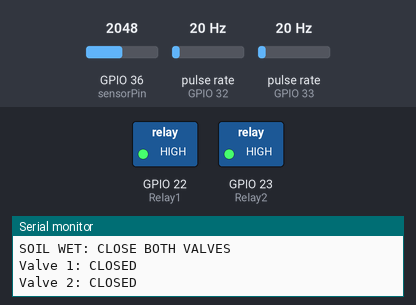
A sketch run on a simulated ESP32. Shown: switched loads named in the sketch (green lamp = pin HIGH), the last lines printed to the serial monitor. Wiring (inferred from the names in the program): 2 × pulse sensor: data GPIO 32 / data GPIO 33. The inputs (shaded band) are chosen by the test bench; at power-on: GPIO 36 (sensorPin) = 2048, pulse rate (sensors on GPIO 32, GPIO 33) 20 Hz (analog values on the 0–4095 scale). WiFi joins after 1.5 s; servers stay silent unless stated; uploads are accepted with an empty reply.

Above: at 2.8 s.
2.9 s: GPIO 36 (sensorPin) set to 2452
5.3 s: GPIO 36 (sensorPin) set to 2567
At 6.9 s:
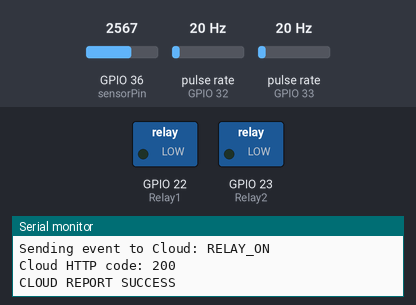
Timing chart, 0 to 8.4 s (numbered marks = the images above; inputs shaded):
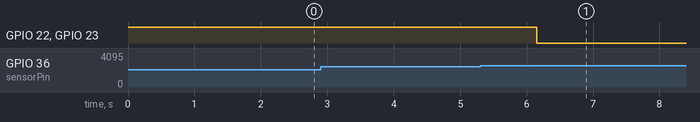

The sketch:

ESP32_Watering_LINE.ino
```cpp
// ==================================================
// ESP32 DEVKIT V1
// SOIL MOISTURE + 2 RELAYS + 2 x YF-S201
// LINE WEBHOOK THROUGH PYTHON CLOUD (RENDER)
// No JavaScript / No Google Apps Script
//
// Arduino libraries:
// 1) ArduinoJson (install from Library Manager)
// ==================================================

#include <WiFi.h>
#include <WiFiClientSecure.h>
#include <HTTPClient.h>
#include <ArduinoJson.h>

// ---------------- WIFI ----------------
const char* WIFI_SSID = "iPhone";
const char* WIFI_PASSWORD = "11111111";

// ใส่ URL ของ Render หลัง Deploy เช่น https://esp32-line-cloud1.onrender.com
const char* CLOUD_BASE_URL = "https://esp32-line-cloud1.onrender.com";

// ต้องตรงกับ DEVICE_KEY ที่ตั้งใน Render Environment
const char* DEVICE_KEY = "11233";

// ---------------- PINS ----------------
const int sensorPin = 36;
const int Relay1 = 22;
const int Relay2 = 23;
const int FLOW1_PIN = 32;
const int FLOW2_PIN = 33;

// ตรวจสอบให้ตรงกับบอร์ดรีเลย์จริง
#define RELAY_ON LOW
#define RELAY_OFF HIGH

// ---------------- SOIL SETTINGS ----------------
const int dry = 4095;
const int wet = 900;
const int moistureON = 50;
const int moistureOFF = 55;

// ---------------- FLOW SETTINGS ----------------
const float PULSES_PER_LITER = 450.0;
const unsigned long FLOW_GRACE_TIME = 3000;
const unsigned long FLOW_TIMEOUT = 10000;
const unsigned long FLOW_STOP_TIMEOUT = 5000;

// ---------------- TIMING ----------------
const unsigned long readInterval = 2000;
const unsigned long wifiRetryInterval = 10000;
const unsigned long flowSampleInterval = 1000;
const unsigned long cloudPollInterval = 3000;
const unsigned long reportRetryInterval = 5000;

// ---------------- VARIABLES ----------------
int rawSensorValue = 0;
int PercentageHumidity = 0;

bool relay1State = false;
bool relay2State = false;
String mode = "AUTO";

unsigned long lastReadTime = 0;
unsigned long lastWiFiAttempt = 0;
unsigned long lastCloudPollTime = 0;
unsigned long lastReportAttemptTime = 0;

volatile uint32_t flow1Pulses = 0;
volatile uint32_t flow2Pulses = 0;
volatile uint32_t flow1WindowPulses = 0;
volatile uint32_t flow2WindowPulses = 0;

portMUX_TYPE flowMux = portMUX_INITIALIZER_UNLOCKED;

float flow1Rate = 0.0;
float flow2Rate = 0.0;
float flow1Liter = 0.0;
float flow2Liter = 0.0;

bool flowCycleActive = false;
bool flowSuccessNotified = false;
bool flowFailureNotified = false;
bool flowLockout = false;

unsigned long flowStartTime = 0;
unsigned long lastFlowSampleTime = 0;
unsigned long lastFlowPulseSeen1 = 0;
unsigned long lastFlowPulseSeen2 = 0;

String pendingFlowEvent = "";

// แจ้งเตือนเมื่อเริ่มสั่งเปิดรีเลย์ทั้งสองตัวเท่านั้น
bool pendingRelayStart = false;
bool previousWaterCommand = false;

// ป้องกันคำสั่งเดิมถูกประมวลผลซ้ำระหว่างรอผลตอบกลับ
String lastProcessedCommandId = "";

// ==================================================
// FLOW INTERRUPTS
// ==================================================

void IRAM_ATTR flow1ISR() {
  portENTER_CRITICAL_ISR(&flowMux);
  flow1Pulses++;
  flow1WindowPulses++;
  portEXIT_CRITICAL_ISR(&flowMux);
}

void IRAM_ATTR flow2ISR() {
  portENTER_CRITICAL_ISR(&flowMux);
  flow2Pulses++;
  flow2WindowPulses++;
  portEXIT_CRITICAL_ISR(&flowMux);
}

// อ่านจำนวน pulse และล้างเฉพาะค่าหน้าต่างเวลา
void readFlowCounters(
  uint32_t &total1, uint32_t &total2,
  uint32_t &window1, uint32_t &window2
) {
  portENTER_CRITICAL(&flowMux);
  total1 = flow1Pulses;
  total2 = flow2Pulses;
  window1 = flow1WindowPulses;
  window2 = flow2WindowPulses;
  flow1WindowPulses = 0;
  flow2WindowPulses = 0;
  portEXIT_CRITICAL(&flowMux);
}

// อ่านยอดสะสมโดยไม่ล้าง window pulses
void getFlowTotals(uint32_t &total1, uint32_t &total2) {
  portENTER_CRITICAL(&flowMux);
  total1 = flow1Pulses;
  total2 = flow2Pulses;
  portEXIT_CRITICAL(&flowMux);
}

// ==================================================
// HTTPS REQUEST HELPERS
// ==================================================

bool cloudRequest(
  const char* method,
  const String &path,
  const String &payload,
  String &response
) {
  if (WiFi.status() != WL_CONNECTED) {
    Serial.println("Cloud request skipped: WiFi disconnected");
    return false;
  }

  WiFiClientSecure client;
  // ใช้สำหรับทดสอบต้นแบบเท่านั้น
  // ก่อนใช้งานจริงควรติดตั้งและตรวจสอบ Root CA certificate
  client.setInsecure();

  HTTPClient http;
  String url = String(CLOUD_BASE_URL) + path;

  if (!http.begin(client, url)) {
    Serial.println("HTTP begin failed");
    return false;
  }

  http.setTimeout(15000);
  http.addHeader("X-Device-Key", DEVICE_KEY);
  http.addHeader("Content-Type", "application/json");

  int code = -1;

  if (String(method) == "GET") {
    code = http.GET();
  } else {
    code = http.POST(payload);
  }

  response = http.getString();

  Serial.print("Cloud HTTP code: ");
  Serial.println(code);

  if (response.length()) {
    Serial.println(response);
  }

  http.end();
  return code >= 200 && code < 300;
}

// ==================================================
// SEND REPORT TO CLOUD
// ==================================================

bool sendCloudReport(const String &message) {
  JsonDocument doc;
  doc["message"] = message;

  String payload;
  serializeJson(doc, payload);

  String response;
  return cloudRequest(
    "POST", "/device/report", payload, response
  );
}

// ==================================================
// READ SOIL MOISTURE
// ==================================================

void readSoilMoisture() {
  long total = 0;

  for (int i = 0; i < 10; i++) {
    total += analogRead(sensorPin);
    delay(10);
  }

  rawSensorValue = total / 10;

  PercentageHumidity = map(
    rawSensorValue, wet, dry, 100, 0
  );

  PercentageHumidity = constrain(
    PercentageHumidity, 0, 100
  );

  Serial.println("--------------------------");
  Serial.print("Sensor Raw: ");
  Serial.println(rawSensorValue);
  Serial.print("Soil Moisture: ");
  Serial.print(PercentageHumidity);
  Serial.println("%");
}

// ==================================================
// START FLOW CYCLE
// ==================================================

void startFlowCycle() {
  portENTER_CRITICAL(&flowMux);
  flow1Pulses = 0;
  flow2Pulses = 0;
  flow1WindowPulses = 0;
  flow2WindowPulses = 0;
  portEXIT_CRITICAL(&flowMux);

  flow1Rate = 0;
  flow2Rate = 0;
  flow1Liter = 0;
  flow2Liter = 0;

  flowSuccessNotified = false;
  flowFailureNotified = false;
  flowCycleActive = true;

  flowStartTime = millis();
  lastFlowSampleTime = millis();
  lastFlowPulseSeen1 = millis();
  lastFlowPulseSeen2 = millis();

  Serial.println("FLOW MONITOR STARTED");
}

// ==================================================
// UPDATE RELAYS
// ==================================================

void updateRelay() {
  // ส่งคำสั่งไปยังขารีเลย์
  digitalWrite(Relay1, relay1State ? RELAY_ON : RELAY_OFF);
  digitalWrite(Relay2, relay2State ? RELAY_ON : RELAY_OFF);

  // ระบบรดน้ำเริ่มเมื่อรีเลย์ทั้งสองตัวถูกสั่งเปิดพร้อมกัน
  bool shouldWater = relay1State && relay2State;

  // สร้างการแจ้งเตือนเฉพาะขอบขาขึ้น: OFF -> ON
  // ไม่แจ้งซ้ำในระหว่างที่รีเลย์ยังเปิดค้างอยู่
  if (shouldWater && !previousWaterCommand) {
    pendingRelayStart = true;
    Serial.println("RELAY START - LINE NOTIFICATION PENDING");
  }

  previousWaterCommand = shouldWater;

  if (shouldWater && !flowCycleActive) {
    startFlowCycle();
  }

  if (!shouldWater && flowCycleActive) {
    flowCycleActive = false;
    flow1Rate = 0;
    flow2Rate = 0;
    Serial.println("FLOW MONITOR STOPPED");
  }

  Serial.print("Valve 1: ");
  Serial.println(relay1State ? "OPEN" : "CLOSED");
  Serial.print("Valve 2: ");
  Serial.println(relay2State ? "OPEN" : "CLOSED");
}

// ==================================================
// AUTOMATIC CONTROL
// ==================================================

void automaticControl() {
  if (mode != "AUTO" || flowLockout) return;

  if (PercentageHumidity <= moistureON) {
    relay1State = true;
    relay2State = true;
    Serial.println("SOIL DRY: OPEN BOTH VALVES");
  }
  else if (PercentageHumidity >= moistureOFF) {
    relay1State = false;
    relay2State = false;
    Serial.println("SOIL WET: CLOSE BOTH VALVES");
  }

  updateRelay();
}

// ==================================================
// CHECK FLOW SENSORS
// ==================================================

void checkFlowSensors() {
  if (!flowCycleActive) return;

  unsigned long now = millis();
  if (now - lastFlowSampleTime < flowSampleInterval) return;

  unsigned long elapsedSample = now - lastFlowSampleTime;
  lastFlowSampleTime = now;

  uint32_t total1, total2, window1, window2;
  readFlowCounters(total1, total2, window1, window2);

  if (window1 > 0) lastFlowPulseSeen1 = now;
  if (window2 > 0) lastFlowPulseSeen2 = now;

  float frequency1 = (float)window1 * 1000.0 / elapsedSample;
  float frequency2 = (float)window2 * 1000.0 / elapsedSample;

  flow1Rate = frequency1 / 7.5;
  flow2Rate = frequency2 / 7.5;

  flow1Liter = (float)total1 / PULSES_PER_LITER;
  flow2Liter = (float)total2 / PULSES_PER_LITER;

  Serial.print("Flow 1: ");
  Serial.print(flow1Rate, 2);
  Serial.print(" L/min | Flow 2: ");
  Serial.print(flow2Rate, 2);
  Serial.println(" L/min");

  bool sensor1Detected = total1 > 0;
  bool sensor2Detected = total2 > 0;
  bool bothDetected = sensor1Detected && sensor2Detected;

  unsigned long elapsed = now - flowStartTime;

  if (
    bothDetected &&
    elapsed >= FLOW_GRACE_TIME &&
    !flowSuccessNotified
  ) {
    Serial.println("BOTH FLOW SENSORS SUCCESS");
    flowSuccessNotified = true;
    pendingFlowEvent = "SUCCESS";
  }

  if (
    elapsed >= FLOW_TIMEOUT &&
    !bothDetected &&
    !flowFailureNotified
  ) {
    Serial.println("FLOW SENSOR ERROR");
    flowFailureNotified = true;
    flowLockout = true;
    relay1State = false;
    relay2State = false;
    updateRelay();
    pendingFlowEvent = "FLOW_ERROR";
    return;
  }

  if (flowSuccessNotified && !flowFailureNotified) {
    bool flow1Stopped =
      now - lastFlowPulseSeen1 >= FLOW_STOP_TIMEOUT;
    bool flow2Stopped =
      now - lastFlowPulseSeen2 >= FLOW_STOP_TIMEOUT;

    if (flow1Stopped || flow2Stopped) {
      Serial.println("WATER FLOW STOPPED");
      flowFailureNotified = true;
      flowLockout = true;
      relay1State = false;
      relay2State = false;
      updateRelay();
      pendingFlowEvent = "FLOW_ERROR";
    }
  }
}

// ==================================================
// CHECK COMMAND FROM CLOUD
// รองรับคำสั่ง OPEN และ CHECK_HUMIDITY
// ==================================================

void checkCloudCommand() {
  if (WiFi.status() != WL_CONNECTED) return;

  String response;
  if (!cloudRequest("GET", "/device/command", "", response)) return;

  JsonDocument doc;
  DeserializationError error = deserializeJson(doc, response);
  if (error) {
    Serial.print("Command JSON error: ");
    Serial.println(error.c_str());
    return;
  }

  if (doc["command"].isNull()) return;

  String command = doc["command"].as<String>();
  String commandId = doc["command_id"].as<String>();

  if (commandId.length() == 0) return;
  if (commandId == lastProcessedCommandId) return;

  Serial.print("CLOUD COMMAND: ");
  Serial.println(command);

  // --------------------------------------------------
  // COMMAND: OPEN
  // อ่านความชื้นก่อนเปิด หากมากกว่า 50% จะไม่เปิดวาล์ว
  // --------------------------------------------------
  if (command == "OPEN") {
    lastProcessedCommandId = commandId;

    readSoilMoisture();

    JsonDocument resultDoc;
    resultDoc["command_id"] = commandId;
    resultDoc["humidity"] = PercentageHumidity;
    resultDoc["raw"] = rawSensorValue;
    resultDoc["relay1"] = relay1State ? "ON" : "OFF";
    resultDoc["relay2"] = relay2State ? "ON" : "OFF";
    resultDoc["mode"] = mode;

    if (PercentageHumidity > moistureON) {
      resultDoc["status"] = "REJECTED";
      resultDoc["reason"] = "SOIL_WET";

      String payload;
      serializeJson(resultDoc, payload);
      String resultResponse;

      bool sent = cloudRequest(
        "POST", "/device/result", payload, resultResponse
      );

      if (sent) {
        Serial.println("OPEN REJECTED: SOIL MOISTURE ABOVE 50%");
      } else {
        lastProcessedCommandId = "";
        Serial.println("OPEN RESULT FAILED - WILL RETRY");
      }
      return;
    }

    if (flowLockout) {
      resultDoc["status"] = "REJECTED";
      resultDoc["reason"] = "FLOW_LOCKOUT";

      String payload;
      serializeJson(resultDoc, payload);
      String resultResponse;

      bool sent = cloudRequest(
        "POST", "/device/result", payload, resultResponse
      );

      if (sent) {
        Serial.println("OPEN REJECTED: FLOW LOCKOUT");
      } else {
        lastProcessedCommandId = "";
        Serial.println("OPEN RESULT FAILED - WILL RETRY");
      }
      return;
    }

    mode = "MANUAL";
    relay1State = true;
    relay2State = true;
    updateRelay();

    resultDoc["status"] = "OPENED";
    resultDoc["relay1"] = "ON";
    resultDoc["relay2"] = "ON";
    resultDoc["mode"] = mode;

    String payload;
    serializeJson(resultDoc, payload);
    String resultResponse;

    bool sent = cloudRequest(
      "POST", "/device/result", payload, resultResponse
    );

    if (sent) {
      Serial.println("LINE MANUAL OPEN SUCCESS");
    } else {
      // รีเลย์เปิดแล้ว แต่ให้ลองส่งผลตอบกลับอีกครั้ง
      lastProcessedCommandId = "";
      Serial.println("OPEN RESULT FAILED");
    }
    return;
  }

  // --------------------------------------------------
  // COMMAND: CHECK_HUMIDITY
  // --------------------------------------------------
  if (command == "CHECK_HUMIDITY") {
    lastProcessedCommandId = commandId;
    readSoilMoisture();

    JsonDocument resultDoc;
    resultDoc["command_id"] = commandId;
    resultDoc["humidity"] = PercentageHumidity;
    resultDoc["raw"] = rawSensorValue;
    resultDoc["relay1"] = relay1State ? "ON" : "OFF";
    resultDoc["relay2"] = relay2State ? "ON" : "OFF";
    resultDoc["mode"] = mode;
    resultDoc["status"] = "OK";

    String payload;
    serializeJson(resultDoc, payload);
    String resultResponse;

    bool sent = cloudRequest(
      "POST", "/device/result", payload, resultResponse
    );

    if (sent) {
      Serial.println("HUMIDITY RESULT SENT TO CLOUD");
    } else {
      lastProcessedCommandId = "";
      Serial.println("HUMIDITY RESULT FAILED");
    }
  }
}

// ==================================================
// SEND SYSTEM REPORTS THROUGH CLOUD
// ==================================================

void sendReport() {
  if (WiFi.status() != WL_CONNECTED) return;

  // ส่งเฉพาะเหตุการณ์: เริ่มเปิดรีเลย์ หรือผลตรวจ Flow Sensor
  // ไม่ส่งเพียงเพราะค่าความชื้นเปลี่ยน และไม่มีรายงานตามเวลา
  bool hasPendingFlowEvent = pendingFlowEvent.length() > 0;
  bool hasPendingRelayEvent = pendingRelayStart;

  if (!hasPendingFlowEvent && !hasPendingRelayEvent) return;

  // เว้นระยะระหว่างการลองส่ง เพื่อไม่ยิงคำขอถี่เกินไป
  if (millis() - lastReportAttemptTime < reportRetryInterval) return;
  lastReportAttemptTime = millis();

  // หากมีเหตุการณ์ Flow ค้างอยู่ ให้ส่งก่อน แล้วค่อยส่งเหตุการณ์รีเลย์
  String event = hasPendingFlowEvent ? pendingFlowEvent : "RELAY_ON";

  uint32_t total1, total2;
  getFlowTotals(total1, total2);

  String message = "รายงานระบบรดน้ำ\n";
  message += "เหตุการณ์: ";

  if (event == "RELAY_ON") {
    message += "เริ่มทำงาน: ระบบสั่งเปิดรีเลย์ทั้ง 2 ตัว";
  } else if (event == "SUCCESS") {
    message += "ตรวจพบการไหลของน้ำทั้ง 2 เซนเซอร์";
  } else if (event == "FLOW_ERROR") {
    message += "ผิดปกติ: ตรวจไม่พบการไหลหรือการไหลหยุด";
  } else {
    message += "สถานะระบบ";
  }

  message += "\nความชื้นดิน: " + String(PercentageHumidity) + "%";
  message += "\nค่าเซนเซอร์: " + String(rawSensorValue);
  message += "\nวาล์ว 1: " + String(relay1State ? "เปิด" : "ปิด");
  message += "\nวาล์ว 2: " + String(relay2State ? "เปิด" : "ปิด");
  message += "\nโหมด: " + mode;
  message += "\nFlow 1: " + String(flow1Rate, 2) + " L/min";
  message += "\nFlow 2: " + String(flow2Rate, 2) + " L/min";
  message += "\nปริมาณ Flow 1: " + String(flow1Liter, 3) + " L";
  message += "\nปริมาณ Flow 2: " + String(flow2Liter, 3) + " L";
  message += "\nPulse 1: " + String(total1);
  message += "\nPulse 2: " + String(total2);

  Serial.print("Sending event to Cloud: ");
  Serial.println(event);

  if (sendCloudReport(message)) {
    Serial.println("CLOUD REPORT SUCCESS");

    // ล้างเฉพาะเหตุการณ์ที่ส่งสำเร็จแล้ว
    if (event == "RELAY_ON") {
      pendingRelayStart = false;
    }

    if (pendingFlowEvent == event) {
      pendingFlowEvent = "";
    }
  } else {
    Serial.println("CLOUD REPORT FAILED - WILL RETRY");
    // ไม่ล้าง pending event เพื่อให้ลองส่งใหม่ในรอบถัดไป
  }
}

// ==================================================
// WIFI
// ==================================================

void connectWiFi() {
  Serial.println("Connecting WiFi...");

  WiFi.mode(WIFI_STA);
  WiFi.setSleep(false);
  WiFi.begin(WIFI_SSID, WIFI_PASSWORD);

  unsigned long startTime = millis();

  while (
    WiFi.status() != WL_CONNECTED &&
    millis() - startTime < 20000
  ) {
    delay(500);
    Serial.print(".");
  }

  Serial.println();

  if (WiFi.status() == WL_CONNECTED) {
    Serial.println("WiFi Connected");
    Serial.print("IP Address: ");
    Serial.println(WiFi.localIP());
  } else {
    Serial.println("WiFi Connection Failed");
  }
}

// ==================================================
// SETUP
// ==================================================

void setup() {
  Serial.begin(115200);

  pinMode(Relay1, OUTPUT);
  pinMode(Relay2, OUTPUT);
  digitalWrite(Relay1, RELAY_OFF);
  digitalWrite(Relay2, RELAY_OFF);

  relay1State = false;
  relay2State = false;

  pinMode(FLOW1_PIN, INPUT);
  pinMode(FLOW2_PIN, INPUT);

  attachInterrupt(
    digitalPinToInterrupt(FLOW1_PIN),
    flow1ISR,
    FALLING
  );

  attachInterrupt(
    digitalPinToInterrupt(FLOW2_PIN),
    flow2ISR,
    FALLING
  );

  analogReadResolution(12);
  analogSetPinAttenuation(sensorPin, ADC_11db);

  connectWiFi();

  readSoilMoisture();
  automaticControl();

  Serial.println("==========================");
  Serial.println("SYSTEM READY");
  Serial.println("FLOW SENSOR 1 READY");
  Serial.println("FLOW SENSOR 2 READY");
  Serial.println("PYTHON CLOUD WEBHOOK READY");
  Serial.println("==========================");
}

// ==================================================
// MAIN LOOP
// ==================================================

void loop() {
  if (millis() - lastReadTime >= readInterval) {
    lastReadTime = millis();
    readSoilMoisture();
    automaticControl();
  }

  checkFlowSensors();

  if (
    WiFi.status() != WL_CONNECTED &&
    millis() - lastWiFiAttempt >= wifiRetryInterval
  ) {
    lastWiFiAttempt = millis();
    Serial.println("Reconnecting WiFi...");
    WiFi.disconnect();
    WiFi.begin(WIFI_SSID, WIFI_PASSWORD);
  }

  if (
    WiFi.status() == WL_CONNECTED &&
    millis() - lastCloudPollTime >= cloudPollInterval
  ) {
    lastCloudPollTime = millis();
    checkCloudCommand();
  }

  sendReport();

  delay(100);
}
```

Measured:
- the behaviour switches between 2497 and 2498 on GPIO 36 (sensorPin) (found by bisection; images 0 and 1)
- after the input at 5.3 s, GPIO 22 (Relay1), GPIO 23 (Relay2): HIGH → LOW after 0.85 s
